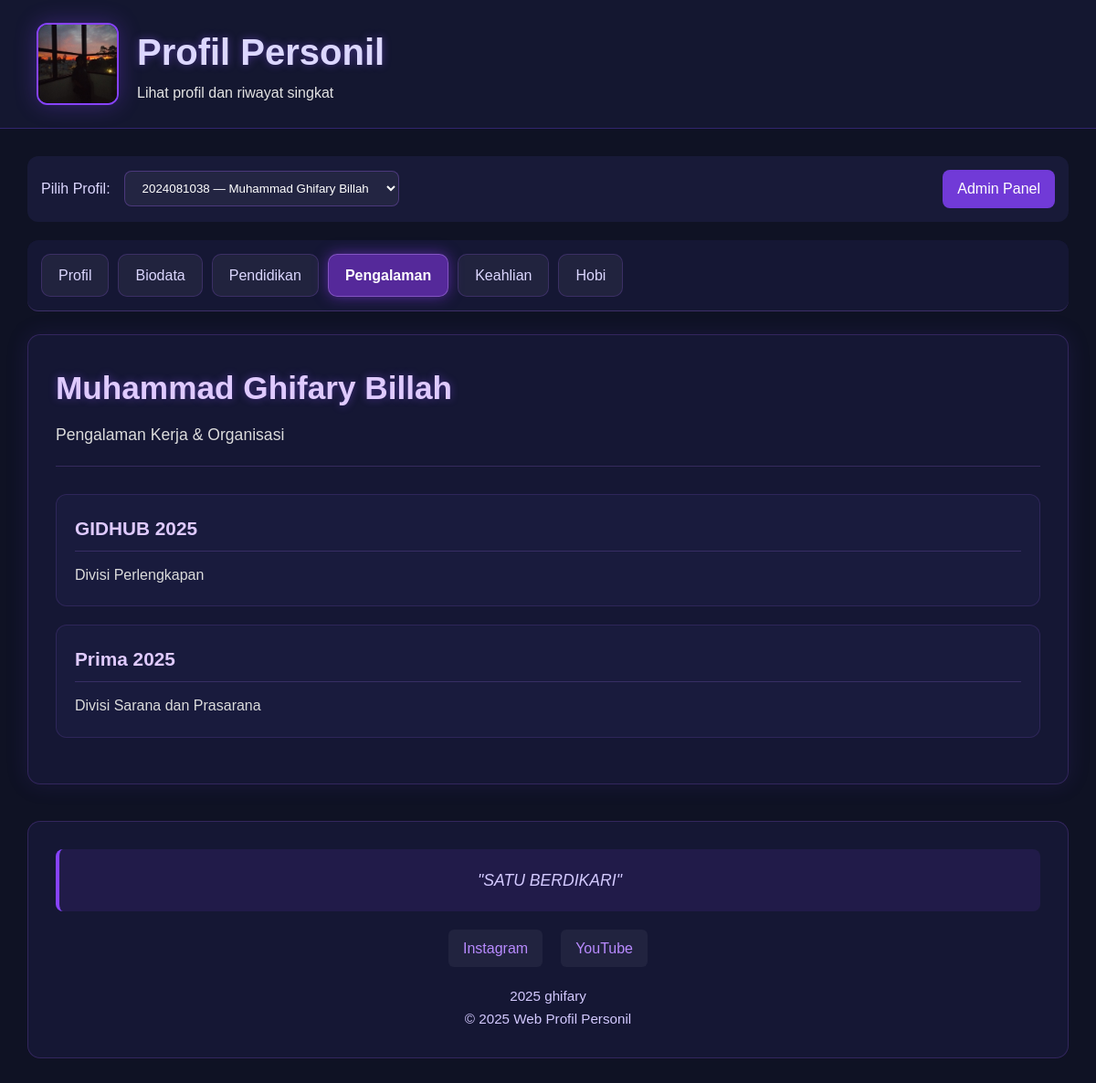
The page /?uid=6&tab=pengalaman on the database its author committed.
### tables this page shows
CREATE TABLE `users` (
  `id` int(11) NOT NULL,
  `nim` varchar(50) NOT NULL,
  `nama` varchar(200) NOT NULL,
  `foto` varchar(255) DEFAULT NULL,
  `created_at` timestamp NOT NULL DEFAULT current_timestamp()
);

CREATE TABLE `pengalaman` (
  `id` int(11) NOT NULL,
  `nim` varchar(50) NOT NULL,
  `judul` varchar(255) DEFAULT NULL,
  `isi` text DEFAULT NULL,
  `created_at` timestamp NOT NULL DEFAULT current_timestamp()
);

CREATE TABLE `footer` (
  `id` int(11) NOT NULL,
  `nim` varchar(50) NOT NULL,
  `instagram` varchar(255) DEFAULT NULL,
  `youtube` varchar(255) DEFAULT NULL,
  `copyright_text` varchar(255) DEFAULT NULL,
  `quotes` text DEFAULT NULL,
  `created_at` timestamp NOT NULL DEFAULT current_timestamp()
);

### index.php (the view, shortened to what this page needs)
<?php
require 'koneksi.php';
$res = $mysqli->query("SELECT id, nim, nama, foto FROM users ORDER BY nama");
$users = $res->fetch_all(MYSQLI_ASSOC);
$uid = isset($_GET['uid']) ? (int)$_GET['uid'] : null;
$tab = isset($_GET['tab']) ? $_GET['tab'] : 'profile';
$allowedTabs = ['profile', 'biodata', 'pendidikan', 'pengalaman', 'keahlian', 'hobi'];
function esc($s){ return htmlspecialchars($s); }
$profile = null;
if ($uid) {
    $stmt = $mysqli->prepare("SELECT * FROM users WHERE id = ?");
    $stmt->bind_param('i',$uid);
    $stmt->execute();
    $profile = $stmt->get_result()->fetch_assoc();
    $biodata = [];
    $stmt = $mysqli->prepare("SELECT * FROM biodata WHERE nim = ? ORDER BY created_at DESC");
    $stmt->bind_param('s', $profile['nim']);
    $stmt->execute();
    $biodata = $stmt->get_result()->fetch_all(MYSQLI_ASSOC);
    $pendidikan = [];
    $stmt = $mysqli->prepare("SELECT * FROM pendidikan WHERE nim = ? ORDER BY tahun DESC");
    $stmt->bind_param('s', $profile['nim']);
    $stmt->execute();
    $pendidikan = $stmt->get_result()->fetch_all(MYSQLI_ASSOC);
    $pengalaman = [];
    $stmt = $mysqli->prepare("SELECT * FROM pengalaman WHERE nim = ? ORDER BY created_at DESC");
    $stmt->bind_param('s', $profile['nim']);
    $stmt->execute();
    $pengalaman = $stmt->get_result()->fetch_all(MYSQLI_ASSOC);
    $keahlian = [];
    $stmt = $mysqli->prepare("SELECT * FROM keahlian WHERE nim = ? ORDER BY created_at DESC");
    $stmt->bind_param('s', $profile['nim']);
    $stmt->execute();
    $keahlian = $stmt->get_result()->fetch_all(MYSQLI_ASSOC);
    $hobi = [];
    $stmt = $mysqli->prepare("SELECT * FROM hobi WHERE nim = ? ORDER BY created_at DESC");
    $stmt->bind_param('s', $profile['nim']);
    $stmt->execute();
    $hobi = $stmt->get_result()->fetch_all(MYSQLI_ASSOC);
    $footer = null;
    $stmt = $mysqli->prepare("SELECT * FROM footer WHERE nim = ? ORDER BY created_at DESC LIMIT 1");
    $stmt->bind_param('s', $profile['nim']);
    $stmt->execute();
    $footer = $stmt->get_result()->fetch_assoc();
}
?>
<!doctype html>
<html lang="id">
<head>
  <link rel="stylesheet" href="style.css" />
</head>
<body>
<header class="site-header">
  <div class="header-inner">
    <?php if ($profile && !empty($profile['foto']) && file_exists(__DIR__.'/uploads/'.$profile['foto'])): ?>
      <img src="<?php echo 'uploads/'.esc($profile['foto']); ?>" alt="Foto Profil" class="WIN2025">
    <?php else: ?>
      <img src="fallback-profile.png" alt="Foto Profil" class="WIN2025">
    <?php endif; ?>
    <div>
      <h1 class="site-title">Profil Personil</h1>
      <p class="site-sub">Lihat profil dan riwayat singkat</p>
    </div>
  </div>
</header>
<div class="main-content">
  <div class="user-selector">
    <label for="uid">Pilih Profil:</label>
    <select name="uid" id="uid" onchange="window.location.href='?uid='+this.value+'&tab=<?php echo $tab; ?>'">
      <?php foreach($users as $u): ?>
        <option value="<?php echo $u['id']; ?>" <?php echo ($u['id']==$uid)?'selected':''; ?>>
          <?php echo esc($u['nim'].' — '.$u['nama']); ?>
        </option>
      <?php endforeach; ?>
    </select>
    <a href="admin_personil.php" style="margin-left:auto;padding:8px 16px;background:rgba(135, 67, 255, 0.8);color:white;border-radius:8px;text-decoration:none;">Admin Panel</a>
  </div>
  <div class="tab-nav-frontend">
    <?php foreach($allowedTabs as $t): ?>
      <a href="?uid=<?php echo $uid; ?>&tab=<?php echo $t; ?>" class="<?php echo ($t===$tab)?'active':''; ?>">
        <?php
          $tabNames = [
            'profile' => 'Profil',
            'biodata' => 'Biodata',
            'pendidikan' => 'Pendidikan',
            'pengalaman' => 'Pengalaman',
            'keahlian' => 'Keahlian',
            'hobi' => 'Hobi'
          ];
          echo $tabNames[$t];
        ?>
      </a>
    <?php endforeach; ?>
  </div>
  <div class="tab-content">
    <?php if (!$profile): ?>
      <div class="no-data">
        <h2>Tidak ada profil</h2>
        <p>Silakan tambahkan user di panel admin.</p>
      </div>
    <?php else: ?>
      <?php if ($tab === 'profile'): ?>
        <div class="profile-header">
          <?php if ($profile && !empty($profile['foto']) && file_exists(__DIR__.'/uploads/'.$profile['foto'])): ?>
            <img src="<?php echo 'uploads/'.esc($profile['foto']); ?>" alt="Foto Profil" class="profile-photo-large">
          <?php else: ?>
            <img src="fallback-profile.png" alt="Foto Profil" class="profile-photo-large">
          <?php endif; ?>
          <div class="profile-info">
            <h2><?php echo esc($profile['nama']); ?></h2>
            <p><strong>NIM:</strong> <?php echo esc($profile['nim']); ?></p>
          </div>
        </div>
        <div class="content-card">
          <h4>Ringkasan Profil</h4>
          <p>Selamat datang di halaman profil <?php echo esc($profile['nama']); ?>. Gunakan tab di atas untuk melihat detail informasi.</p>
          <div style="display: grid; grid-template-columns: repeat(auto-fit, minmax(250px, 1fr)); gap: 20px; margin-top: 20px;">
            <div>
              <h5 style="color: #dfcaff; margin-bottom: 10px;">Statistik</h5>
              <ul style="color: #dcdcdc;">
                <li>Biodata: <?php echo count($biodata); ?> Bio</li>
                <li>Pendidikan: <?php echo count($pendidikan); ?> jenjang</li>
                <li>Pengalaman: <?php echo count($pengalaman); ?> pengalaman</li>
                <li>Keahlian: <?php echo count($keahlian); ?> keahlian</li>
              </ul>
            </div>
            <div>
              <h5 style="color: #dfcaff; margin-bottom: 10px;">Hobi</h5>
              <div class="hobbies-list">
                <?php if (!empty($hobi)): ?>
                  <?php
                  $allHobbies = [];
                  foreach($hobi as $h) {
                    $items = preg_split('/[;|,]+/', $h['hobi']);
                    foreach($items as $it) {
                      if(trim($it) != '') {
                        $allHobbies[] = trim($it);
                      }
                    }
                  }
                  $allHobbies = array_unique($allHobbies);
                  foreach(array_slice($allHobbies, 0, 5) as $hobby): ?>
                    <span class="hobby-tag"><?php echo esc($hobby); ?></span>
                  <?php endforeach; ?>
                  <?php if(count($allHobbies) > 5): ?>
                    <span class="hobby-tag">+<?php echo count($allHobbies)-5; ?> lainnya</span>
                  <?php endif; ?>
                <?php else: ?>
                  <span style="color: #9ca3af;">Belum ada hobi</span>
                <?php endif; ?>
              </div>
            </div>
          </div>
        </div>
      <?php elseif ($tab === 'pengalaman'): ?>
        <div class="profile-header">
          <div class="profile-info">
            <h2><?php echo esc($profile['nama']); ?></h2>
            <p>Pengalaman Kerja & Organisasi</p>
          </div>
        </div>
        <?php if (!empty($pengalaman)): ?>
          <?php foreach($pengalaman as $pg): ?>
            <div class="content-card">
              <h4><?php echo esc($pg['judul']); ?></h4>
              <p><?php echo nl2br(esc($pg['isi'])); ?></p>
            </div>
          <?php endforeach; ?>
        <?php else: ?>
          <div class="no-data">
            <p>Belum ada data pengalaman untuk <?php echo esc($profile['nama']); ?></p>
          </div>
        <?php endif; ?>
      <?php endif; ?>
    <?php endif; ?>
  </div>
  <?php if ($footer): ?>
    <div class="main-footer-content">
      <?php if (!empty($footer['quotes'])): ?>
        <div class="footer-quote">
          "<?php echo esc($footer['quotes']); ?>"
        </div>
      <?php endif; ?>
      <div class="footer-links">
        <?php if (!empty($footer['instagram'])): ?>
          <a href="<?php echo esc($footer['instagram']); ?>" target="_blank">Instagram</a>
        <?php endif; ?>
        <?php if (!empty($footer['youtube'])): ?>
          <a href="<?php echo esc($footer['youtube']); ?>" target="_blank">YouTube</a>
        <?php endif; ?>
      </div>
      <div class="footer-copyright">
        <p><?php echo esc($footer['copyright_text']); ?></p>
        <p>© <?php echo date('Y'); ?> Web Profil Personil</p>
      </div>
    </div>
  <?php endif; ?>
</div>
</body>
</html>

### style.css (style rules this page uses)
* { margin: 0; padding: 0; box-sizing: border-box; }
body { font-family: "Poppins", sans-serif; background: #0f1224; color: #e4e4e4; line-height: 1.6; }
.site-header { width: 100%; background: rgba(22, 25, 50, 0.9); padding: 25px 40px; border-bottom: 1px solid rgba(120, 70, 255, 0.3); backdrop-filter: blur(10px); }
.header-inner { display: flex; align-items: center; gap: 20px; }
.WIN2025 { width: 90px; height: 90px; border-radius: 12px; object-fit: cover; border: 2px solid #8743ff; box-shadow: 0 0 25px rgba(135, 67, 255, 0.3); }
.site-title { font-size: 2.5rem; font-weight: 700; color: #dcd7ff; text-shadow: 0 0 10px rgba(140, 87, 255, 0.4); }

### index.php (style rules this page uses)
.main-content { max-width: 1400px; margin: 30px auto; padding: 0 30px; }
.tab-nav-frontend { display: flex; gap: 10px; flex-wrap: wrap; margin-bottom: 25px; padding-bottom: 15px; border-bottom: 1px solid rgba(180, 120, 255, 0.25); background: rgba(25, 27, 60, 0.7); padding: 15px; border-radius: 12px; backdrop-filter: blur(10px); }
.tab-nav-frontend a { padding: 10px 18px; border-radius: 10px; text-decoration: none; background: rgba(255, 255, 255, 0.05); color: #dcd7ff; border: 1px solid rgba(170, 100, 255, 0.2); transition: all 0.3s ease; font-weight: 500; }
.tab-nav-frontend a.active { background: rgba(150, 60, 255, 0.5); color: #fff; font-weight: 600; box-shadow: 0 0 15px rgba(150, 60, 255, 0.5); border: 1px solid rgba(200, 150, 255, 0.4); }
.user-selector { display: flex; align-items: center; gap: 15px; margin-bottom: 20px; padding: 15px; background: rgba(30, 32, 70, 0.6); border-radius: 12px; }
.user-selector label { color: #dcd7ff; font-weight: 500; }
.user-selector select { padding: 10px 15px; background: rgba(255, 255, 255, 0.05); border: 1px solid rgba(170, 100, 255, 0.3); border-radius: 8px; color: #fff; font-family: "Poppins", sans-serif; min-width: 250px; }
.tab-content { background: rgba(25, 27, 60, 0.7); padding: 30px; border-radius: 14px; border: 1px solid rgba(170, 100, 255, 0.2); box-shadow: 0 0 25px rgba(90, 60, 200, 0.15); backdrop-filter: blur(12px); min-height: 400px; }
.profile-header { display: flex; align-items: center; gap: 25px; margin-bottom: 30px; padding-bottom: 20px; border-bottom: 1px solid rgba(180, 120, 255, 0.2); }
.profile-info h2 { color: #dfcaff; font-size: 2.2rem; margin-bottom: 8px; text-shadow: 0 0 10px rgba(140, 87, 255, 0.4); }
.profile-info p { color: #dcdcdc; font-size: 1.1rem; }
.content-card { background: rgba(30, 32, 70, 0.5); padding: 20px; border-radius: 12px; border: 1px solid rgba(170, 100, 255, 0.15); margin-bottom: 20px; }
.content-card h4 { color: #dfcaff; font-size: 1.3rem; margin-bottom: 12px; padding-bottom: 8px; border-bottom: 1px solid rgba(180, 120, 255, 0.2); }
.content-card p { color: #dcdcdc; line-height: 1.7; }
.main-footer-content { margin-top: 40px; background: rgba(25, 27, 60, 0.7); border-radius: 14px; border: 1px solid rgba(170, 100, 255, 0.2); padding: 30px; backdrop-filter: blur(12px); text-align: center; }
.footer-quote { font-style: italic; color: #d4caff; margin-bottom: 20px; padding: 20px; border-left: 4px solid #8743ff; background: rgba(135, 67, 255, 0.1); border-radius: 8px; font-size: 1.1rem; }
.footer-links { display: flex; justify-content: center; gap: 20px; margin-bottom: 20px; }
.footer-links a { color: #b98bff; text-decoration: none; padding: 8px 16px; border-radius: 6px; background: rgba(255, 255, 255, 0.05); transition: all 0.3s; }
.footer-copyright { color: #d4caff; font-size: 0.95rem; }

### rows shown on the page
users: foto (picture), nama "Muhammad Ghifary Billah"
pengalaman: judul "GIDHUB 2025", isi "Divisi Perlengkapan"
pengalaman: judul "Prima 2025", isi "Divisi Sarana dan Prasarana"
footer: quotes "SATU BERDIKARI", copyright_text "2025 ghifary"

### other values the page prints
$tabNames[$t] "Profil"
$tabNames[$t] "Biodata"
$tabNames[$t] "Pendidikan"
$tabNames[$t] "Pengalaman"
$tabNames[$t] "Keahlian"
$tabNames[$t] "Hobi"
form field uid "2024081038 — Muhammad Ghifary Billah"
